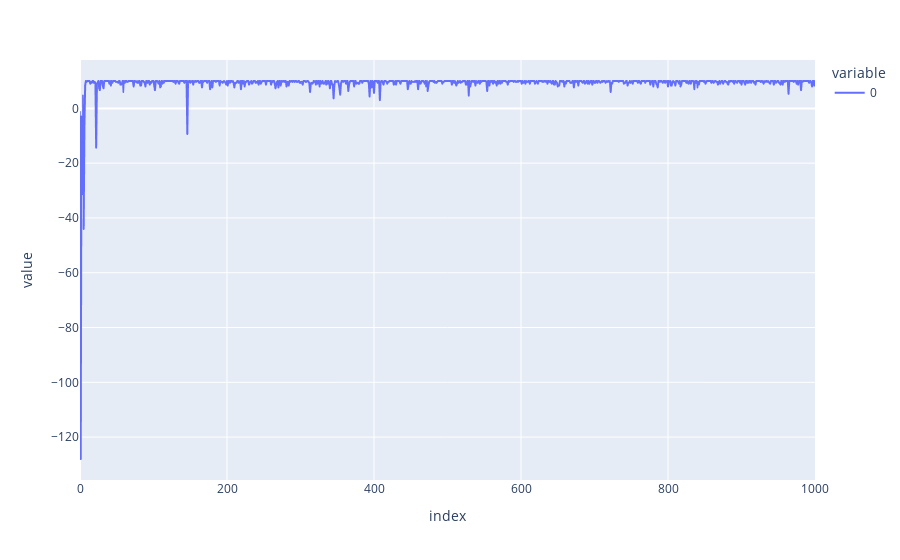

The notebook cell this image was saved under:
### Code cell
px.line(g)

### Figure 1 — Plotly figure (JSON) as saved in the notebook; plotly's stock layout.template omitted (floating-point values rounded to 4 significant figures; data arrays with more than 128 entries replaced by an {"elided": "..."} marker saying what was removed)
{"data": [{"hovertemplate": "variable=0<br>index=%{x}<br>value=%{y}<extra></extra>", "legendgroup": "0", "line": {"color": "#636efa", "dash": "solid"}, "marker": {"symbol": "circle"}, "mode": "lines", "name": "0", "showlegend": true, "type": "scattergl", "x": {"elided": "1001 int values"}, "xaxis": "x", "y": {"elided": "1001 float values"}, "yaxis": "y"}], "layout": {"legend": {"title": {"text": "variable"}, "tracegroupgap": 0}, "margin": {"t": 60}, "xaxis": {"anchor": "y", "domain": [0, 1], "title": {"text": "index"}}, "yaxis": {"anchor": "x", "domain": [0, 1], "title": {"text": "value"}}}}
